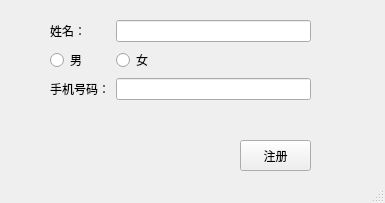
<?xml version="1.0" encoding="UTF-8"?>
<ui version="4.0">
 <class>registerWindow</class>
 <widget class="QMainWindow" name="registerWindow">
  <property name="geometry">
   <rect>
    <x>0</x>
    <y>0</y>
    <width>385</width>
    <height>203</height>
   </rect>
  </property>
  <property name="windowTitle">
   <string>childWindow</string>
  </property>
  <widget class="QWidget" name="centralwidget">
   <widget class="QWidget" name="formLayoutWidget">
    <property name="geometry">
     <rect>
      <x>50</x>
      <y>20</y>
      <width>261</width>
      <height>101</height>
     </rect>
    </property>
    <layout class="QFormLayout" name="formLayout">
     <item row="0" column="0">
      <widget class="QLabel" name="name">
       <property name="text">
        <string>姓名：</string>
       </property>
      </widget>
     </item>
     <item row="0" column="1">
      <widget class="QLineEdit" name="name_edit"/>
     </item>
     <item row="1" column="0">
      <widget class="QRadioButton" name="male">
       <property name="text">
        <string>男</string>
       </property>
      </widget>
     </item>
     <item row="1" column="1">
      <widget class="QRadioButton" name="female">
       <property name="text">
        <string>女</string>
       </property>
      </widget>
     </item>
     <item row="2" column="0">
      <widget class="QLabel" name="phone_number">
       <property name="text">
        <string>手机号码：</string>
       </property>
      </widget>
     </item>
     <item row="2" column="1">
      <widget class="QLineEdit" name="phone_edit"/>
     </item>
    </layout>
   </widget>
   <widget class="QPushButton" name="pushButton">
    <property name="geometry">
     <rect>
      <x>240</x>
      <y>140</y>
      <width>71</width>
      <height>31</height>
     </rect>
    </property>
    <property name="text">
     <string>注册</string>
    </property>
   </widget>
  </widget>
  <widget class="QStatusBar" name="statusbar"/>
 </widget>
 <resources/>
 <connections>
  <connection>
   <sender>pushButton</sender>
   <signal>clicked()</signal>
   <receiver>registerWindow</receiver>
   <slot>registerFace()</slot>
   <hints>
    <hint type="sourcelabel">
     <x>280</x>
     <y>151</y>
    </hint>
    <hint type="destinationlabel">
     <x>207</x>
     <y>124</y>
    </hint>
   </hints>
  </connection>
 </connections>
 <slots>
  <slot>registerFace()</slot>
 </slots>
</ui>
